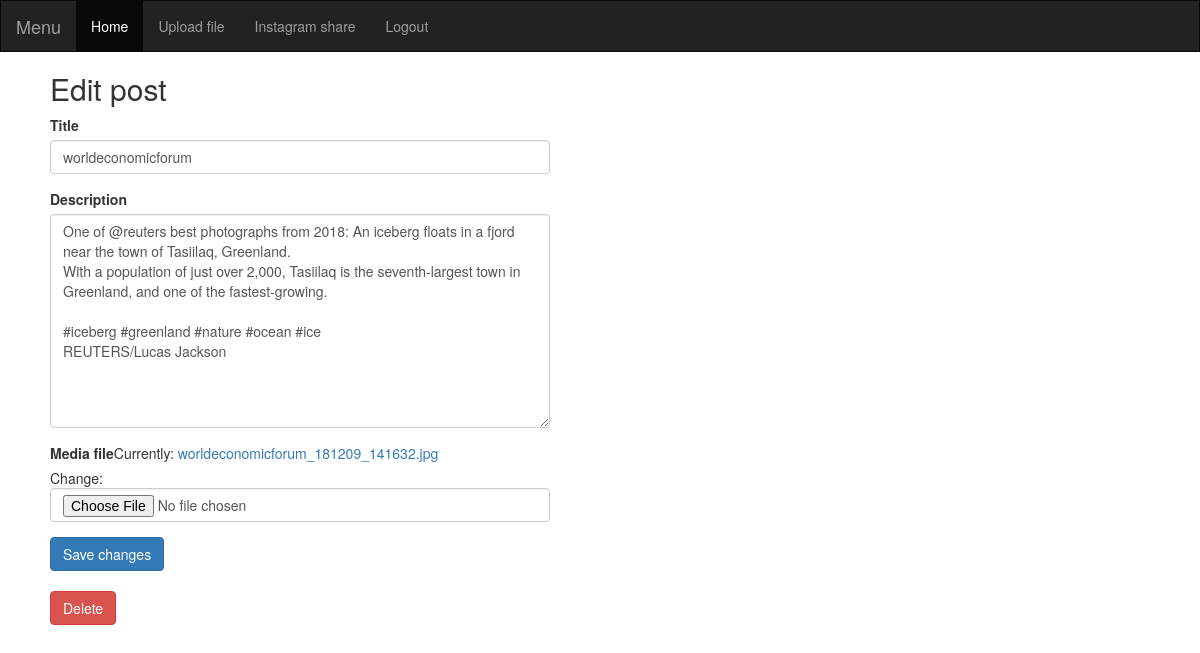
Screenshot of /content/edit/12/worldeconomicforum/ (signed in) with the database file from the repository.
### contentapp/models.py (models this page shows, shortened)
class ContentPost(models.Model):
    user = models.ForeignKey(User, related_name="photos", on_delete=models.CASCADE)
    pub_date = models.DateTimeField(auto_now_add=True)
    title = models.CharField(max_length=100)
    description = models.TextField()
    slug = models.SlugField(max_length=200, unique=False)
    media_content = models.FileField(upload_to='content/%Y/%m/%d', blank=False, unique=True, verbose_name='Media file')
    class Meta:
        ordering = ['-pub_date']

### contentapp/views.py (the view)
# urls.py: re_path(r'^edit/(?P<id>\d+)/(?P<slug>[-\w]+)/$', views.edit_content, name='edit_content'),
@login_required
def edit_content(request, id, slug):
    post = get_object_or_404(ContentPost, id=id, slug=slug)
    if request.method == 'POST':
        form = ContentPostForm(request.POST, request.FILES, instance=post)
        if form.is_valid():
            post = form.save(commit=False)
            post.user = request.user
            post.save()
            return redirect(reverse('contentapp:index'))
    else:
        form = ContentPostForm(instance=post)
    return render(request, 'contentapp/post_edit.html', {
        'form': form,
        'post': post
    })

### contentapp/forms.py (shortened to what this page needs)
class ContentPostForm(forms.ModelForm):
    class Meta:
        model = ContentPost
        fields = ('title', 'description', 'media_content')

### templates/contentapp/post_edit.html (shortened to what this page needs)
{% extends 'base.html' %}
{% load bootstrap3 %}
{% block content %}
    <div class="" style="margin-left: 50px; width: 500px;">
    <h2>Edit post</h2>
        <form method="post" enctype="multipart/form-data">
            {% bootstrap_form form %}
            <input type="submit" value="Save changes" class="btn btn-primary btn-large" style="margin-bottom: 20px;">
        </form>
        <a href="{% url 'contentapp:delete_content' id=post.id %}" class="btn btn-danger" role="button">Delete</a>
    </div>
{% endblock %}

### rows the page displays
ContentPost: title "worldeconomicforum", description "One of @reuters best photographs from 2018: An iceberg floats in a fjord near the town of Tasiilaq, Greenland. With a population of just over 2,000, Tasiilaq is the seventh-largest town in Greenland, and one of the fastest-growing. #iceberg #greenland #nature #ocean #ice REUTERS/Lucas Jackson"
